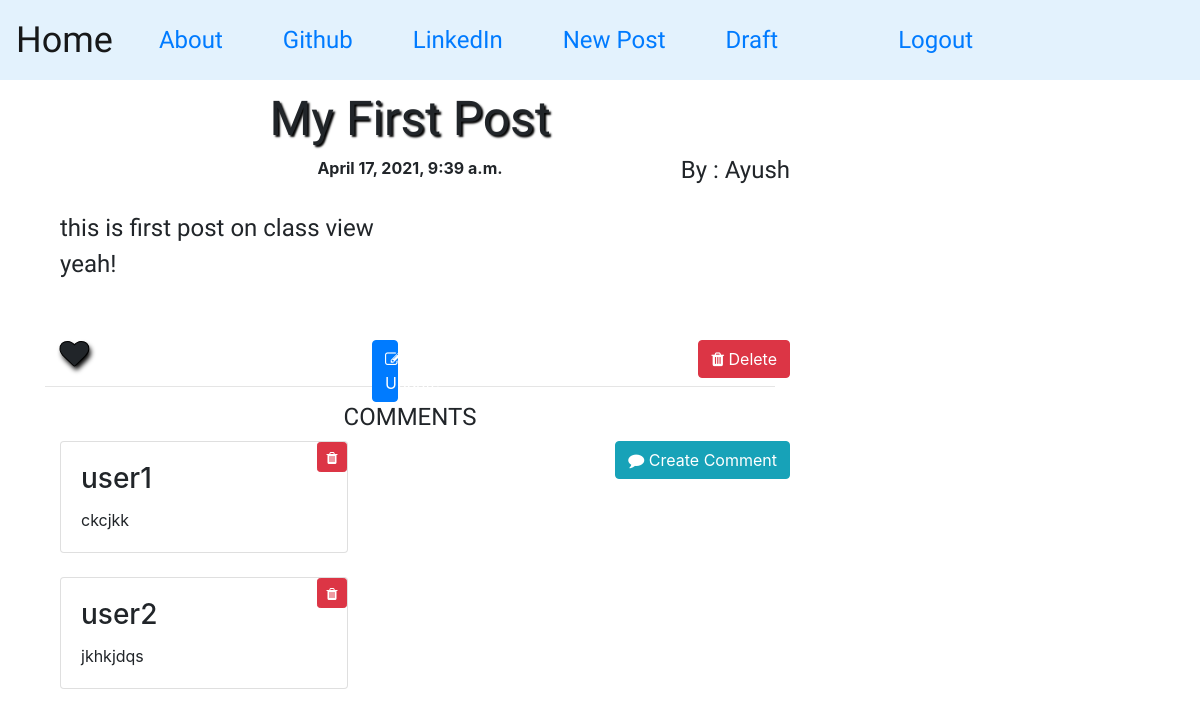
The app's page /detail/5/ (signed in) with its own data.
### blog/models.py (models this page shows, shortened)
class Post(models.Model):
    author = models.ForeignKey('auth.User', on_delete=models.CASCADE)
    title = models.TextField(max_length=128)
    text = models.TextField()
    create_date = models.DateTimeField(default=timezone.now)
    publish_date = models.DateTimeField(blank=True, null=True)
    likes = models.ManyToManyField('auth.User', related_name="post_likes")

class Comment(models.Model):
    post = models.ForeignKey(Post, related_name='comment_fk', on_delete=models.CASCADE)
    text = models.TextField()
    author = models.CharField(max_length=128)
    create_date = models.DateTimeField(default=timezone.now)
    class Meta:
        ordering = ["-create_date"]

### blog/views.py (the view)
# urls.py: path('detail/<pk>/', views.PostDetailView.as_view(), name='detail'),
class PostDetailView(LoginRequiredMixin,DetailView):  # post detail
    login_url = 'login'
    model = Post
    template_name = 'post/detail_post.html'
    context_object_name = 'post'

### blog/templates/blog/post/detail_post.html (shortened to what this page needs)
{% extends "base.html" %}
{% block content %}
  <div class="container" id="con1">
      <h1 class='posttitle loader'>{{post.title|title}}</h1>
      <h3 class='right_me myfont'>By : {{post.author|title}}</h3>
      {% if not post.publish_date %}
           <a href="{% url 'post_publish' test_pk=post.id %}"><input type="button" class="btn btn-warning" name="Publish" value="Publish"> </a>
      {% else %}
         <div class="date postdate">
            {{ post.publish_date }}
         </div>
      {% endif %}
      <pre class='para_text myfont'>{{post.text|safe|linebreaksbr}}</pre>
      <br><br>
      <i class="fa fa-heart like-btn" aria-hidden:'true' post-id={{post.id}}></i>
      {% if request.user.is_staff %}
          <a href="{% url 'update_post1' pk=post.id %}"><button class="btn btn-primary" style="position: absolute; right: 55%; left:45%;">
          <i class="fa fa-edit"></i> Update</button></a>
          <a href="{% url 'delete_post' pk=post.id %}"><button class="btn btn-danger btn_two"><i class="fa fa-trash"></i> Delete</button></a>
      {% endif %}
  </div>
  <h2  class="mysubtitle" >COMMENTS</h2>
  <a href="{% url 'comment_create' pk=post.id %}"> <button  class="btn btn-primary right_me btn-info"><i class="fa fa-comment"></i> Create Comment</button></a>
  <div class="container" id="con2">
    {% for comment in  post.comment_fk.all %}
        <div class="card" style="width: 18rem;">
          <div class="card-body">
             {% if comment.author|safe == request.user|safe or request.user.is_staff  %}
                   <button class="btn btn-danger at_right_top del-btn btn-sm" comment-id={{comment.id}}><i class="fa fa-trash"></i></button>
             {% endif %}
             <h3 class="card-title" >{{ comment.author }}</h3>
             <p class="card-text">{{comment.text}}</p>
          </div>
        </div>
      <br>
      {% empty %}
      <p>No comments!</p>
   {% endfor %}
  </div>
{% endblock %}

### blog/static/css/master.css (style rules this page uses)
.myfont { font-family: 'Days One', sans-serif; font-size: 1.5em; margin-bottom: 10px; }
.posttitle { font-family: 'Days One', sans-serif; font-size: 3em; text-align: center; text-shadow: 2px 2px 2px black; }
.mysubtitle { font-family: 'Days One', sans-serif; font-size: 1.5em; margin-bottom: 10px; text-align: center; }
.right_me { position: absolute; right: 0px; }
.at_right_top { width: 30px; height: 30px; position: absolute; right: 0; top: 0; transform: translate(0%,0%); }
.postdate { text-align: center; font-weight : bold }
.para_text { font-family: 'Days One', sans-serif; font-size: 1.5em; margin-bottom: 10px; margin-top:30px; }
.btn_two { position: absolute; right: 0px; }
.fa-heart { font-size:1.8em; text-shadow: 2px 4px 5px black; position: relative; -webkit-text-stroke-width: 1px; -webkit-text-stroke-color: black; }

### records on screen
Post: title "My First Post", author "Ayush", publish_date "April 17, 2021, 9:39 a.m.", text "this is first post on class view yeah!"
Comment: author "user1", text "ckcjkk"
Comment: author "user2", text "jkhkjdqs"
